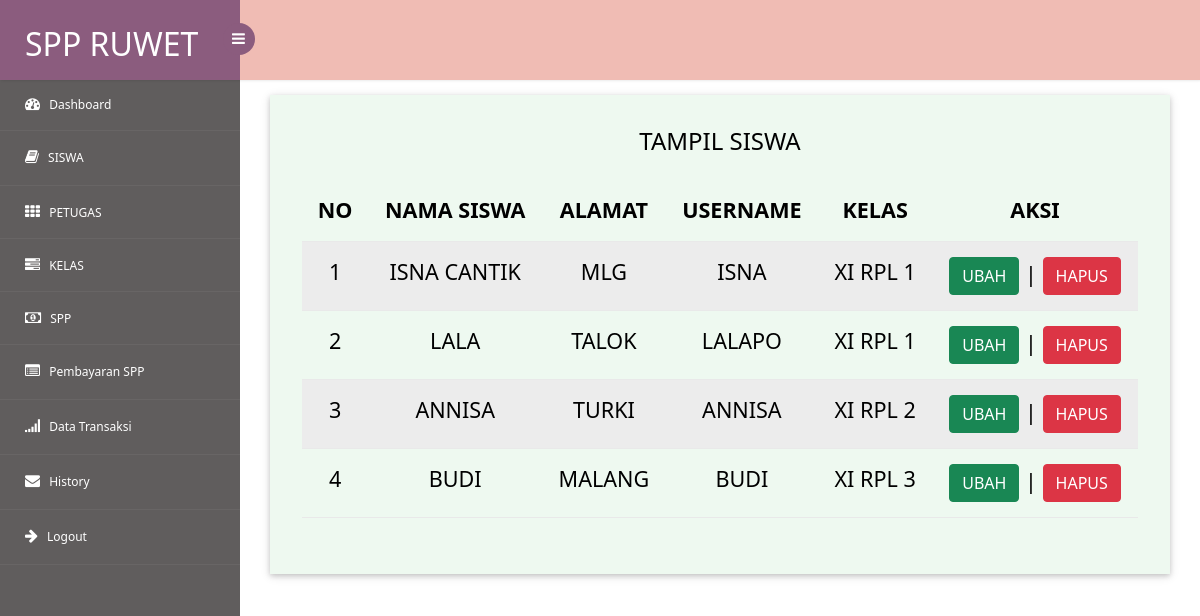
The page /admin/tampil_siswa.php on the database its author committed.
### tables this page shows
CREATE TABLE `siswa` (
  `nisn` int(10) NOT NULL,
  `nis` char(8) NOT NULL,
  `nama_siswa` varchar(35) NOT NULL,
  `id_kelas` int(11) NOT NULL,
  `alamat` text NOT NULL,
  `no_telp` varchar(13) NOT NULL,
  `username` varchar(11) NOT NULL,
  `password` varchar(225) NOT NULL
);

CREATE TABLE `kelas` (
  `id_kelas` int(11) NOT NULL,
  `nama_kelas` varchar(10) NOT NULL,
  `jurusan` varchar(5) NOT NULL,
  `angkatan` int(1) NOT NULL
);

### admin/tampil_siswa.php (the view, shortened to what this page needs)
<?php
 include "sidebar.php";
 ?>
<!DOCTYPE html>
<html>
    <head>
        <link href="https://cdn.jsdelivr.net/npm/bootstrap@5.0.1/dist/css/bootstrap.m
in.css" rel="stylesheet"
crossorigin="anonymous">
</head>
<body>
<section id="main-content">
<div class="panel-body">
				<div class="col-md-12 w3ls-graph">
						<div class="agileinfo-grap">
							<div class="agileits-box">
								<header class="agileits-box-header clearfix">
		<h3>Tampil Siswa<h3>
        <table class="table table-hover table-striped">
            <thead>
                <tr>
                    <th>NO</th><th>NAMA SISWA</th>
                    <th>ALAMAT</th>
                    <th>USERNAME</th><th>KELAS</th><th>AKSI</th>
                </tr>
            </thead>
            <tbody>
                <?php
                include "koneksi.php";
                $qry_siswa=mysqli_query($conn,"select * from siswa join kelas on kelas.id_kelas = siswa.id_kelas");
                $no=0;
                while($data_siswa=mysqli_fetch_array($qry_siswa)){
                    $no++;?>
                    <tr>
                    <td><?=$no?></td>
                    <td><?=$data_siswa['nama_siswa']?></td>
                    <td><?=$data_siswa['alamat']?></td>
                    <td><?=$data_siswa['username']?></td>
                    <td><?=$data_siswa['nama_kelas']?></td>
                    <td><a href="ubah_siswa.php?nisn=<?=$data_siswa['id_kelas']?>"
                    class="btn btn-success">Ubah</a> |
                    <a href="hapus_data_siswa.php?nisn=<?=$data_siswa['id_kelas']?>"
                    onclick="return confirm('Apakah Anda yakin menghapus data ini?')"
                    class="btn btn-danger">Hapus</a></td>
                </tr>
                <?php
                }
                ?>
                </tbody>
            </table>
								</header>
							</div>
						</div>
</section>
</body>
</html>

### css/style.css (style rules this page uses)
h4, h5, h6, h1, h2, h3 { margin: 0; }
html, body { font-family: 'Roboto', sans-serif; font-size: 100%; overflow-x: hidden; background: url(../images/bg.jpg) no-repeat 0px 0px; background-size:cover; }
body a { transition: 0.5s all ease; -webkit-transition: 0.5s all ease; -moz-transition: 0.5s all ease; -o-transition: 0.5s all ease; -ms-transition: 0.5s all ease; text-decoration:none; }
h1,h2,h3,h4,h5,h6 { margin:0; }
#main-content { margin-left:240px; -webkit-transition:all .3s ease-in-out; -moz-transition:all .3s ease-in-out; -o-transition:all .3s ease-in-out; transition:all .3s ease-in-out; }
.agileinfo-grap { padding: 2em; background:rgb(238, 249, 240); box-shadow: 0 2px 5px 0 rgba(0, 0, 0, 0.16), 0 2px 10px 0 rgba(0, 0, 0, 0.12); }
header.agileits-box-header.clearfix h3 { font-size: 24px; font-weight: 400; text-transform: uppercase; color:#000; text-align: center; margin-bottom: 1em; }
.table>thead>tr>th { border-bottom: 1px solid #e1ab91 ! important; }
.table>tbody>tr>td, .table>tbody>tr>th, .table>tfoot>tr>td, .table>tfoot>tr>th, .table>thead>tr>td, .table>thead>tr>th { border-bottom: 1px solid #e9e9e9 ! important; }
.table > thead > tr > th, .table > tbody > tr > th, .table > tfoot > tr > th, .table > thead > tr > td, .table > tbody > tr > td, .table > tfoot > tr > td { border-top: none !important; }
.table td, .table>tbody>tr>td, .table>tbody>tr>th, .table>tfoot>tr>td, .table>tfoot>tr>th, .table>thead>tr>td, .table>thead>tr>th { padding: 15px!important; }
.table > thead > tr > th, .table > tbody > tr > th, .table > tfoot > tr > th, .table > thead > tr > td, .table > tbody > tr > td, .table > tfoot > tr > td { font-size: 0.9em; color: rgb(0, 0, 0); border-top: none !important; }

### rows shown on the page
siswa: nama_siswa "ISNA CANTIK", alamat "MLG", username "ISNA", id_kelas.nama_kelas "XI RPL 1"
siswa: nama_siswa "LALA", alamat "TALOK", username "LALAPO", id_kelas.nama_kelas "XI RPL 1"
siswa: nama_siswa "ANNISA", alamat "TURKI", username "ANNISA", id_kelas.nama_kelas "XI RPL 2"
siswa: nama_siswa "BUDI", alamat "MALANG", username "BUDI", id_kelas.nama_kelas "XI RPL 3"
